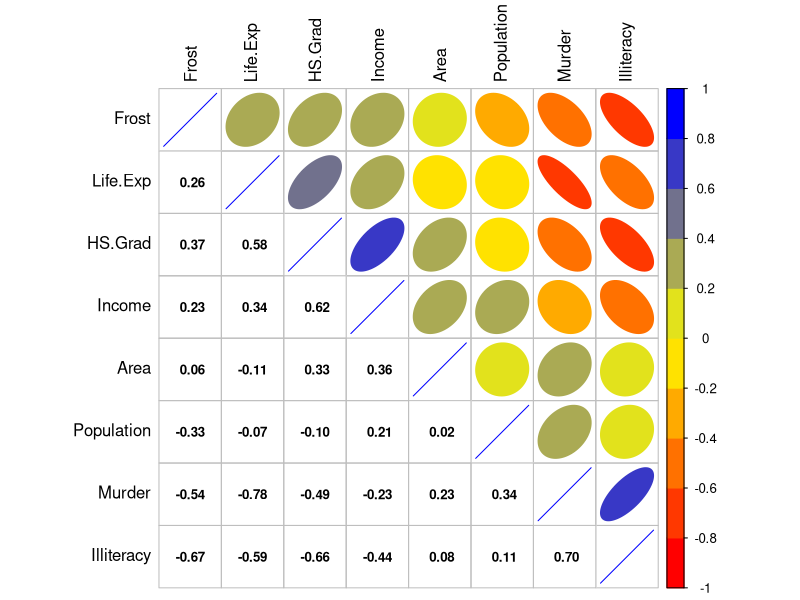
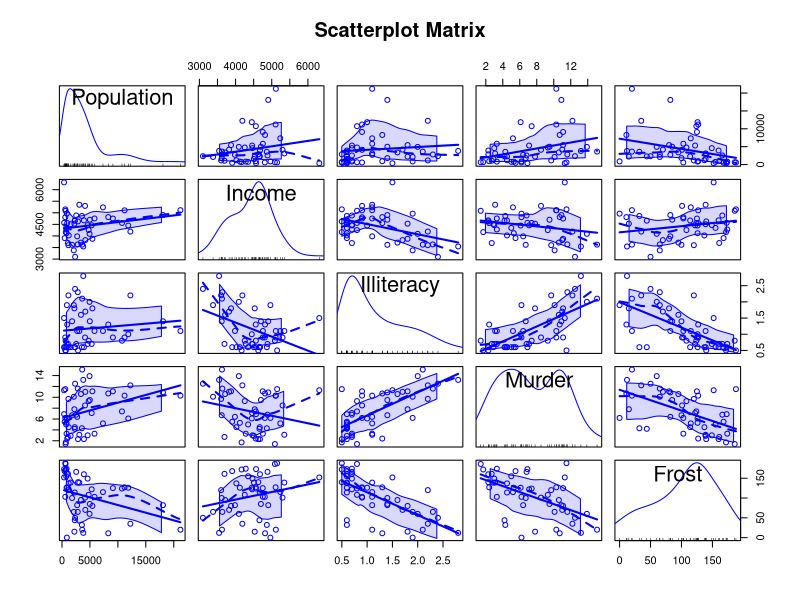
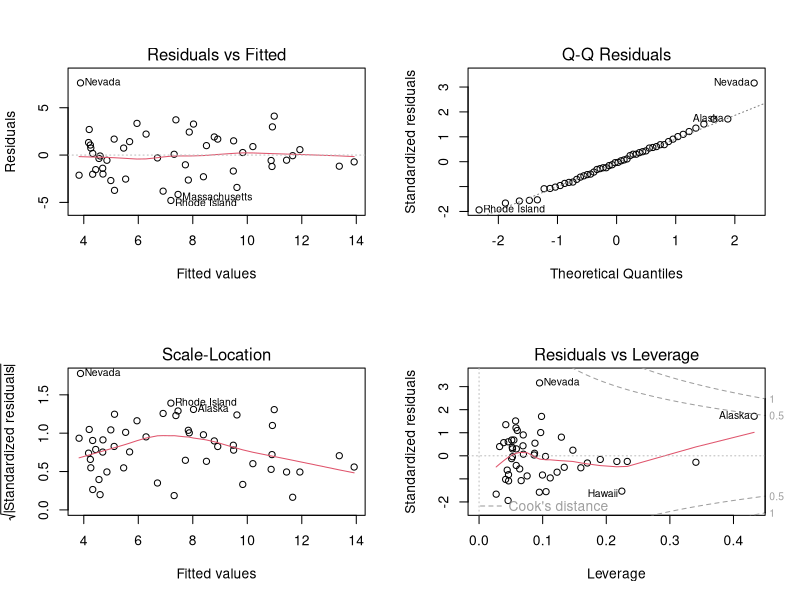
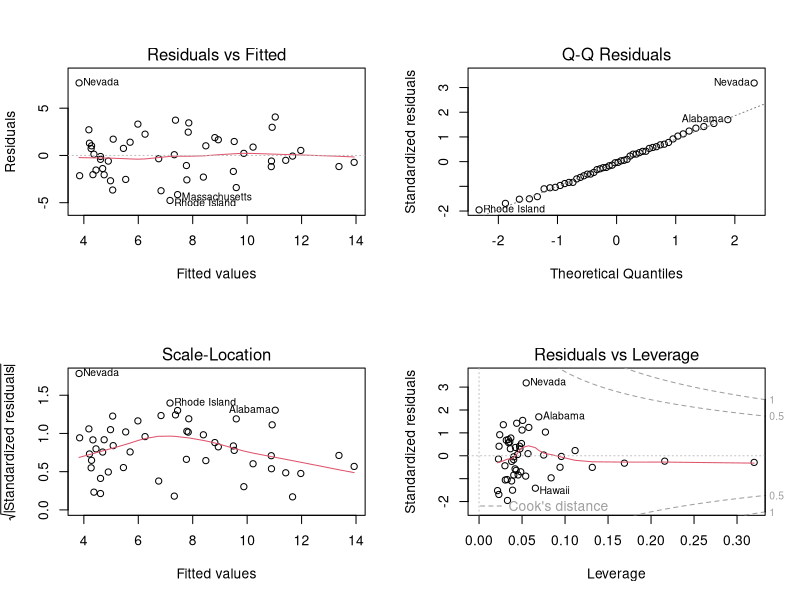
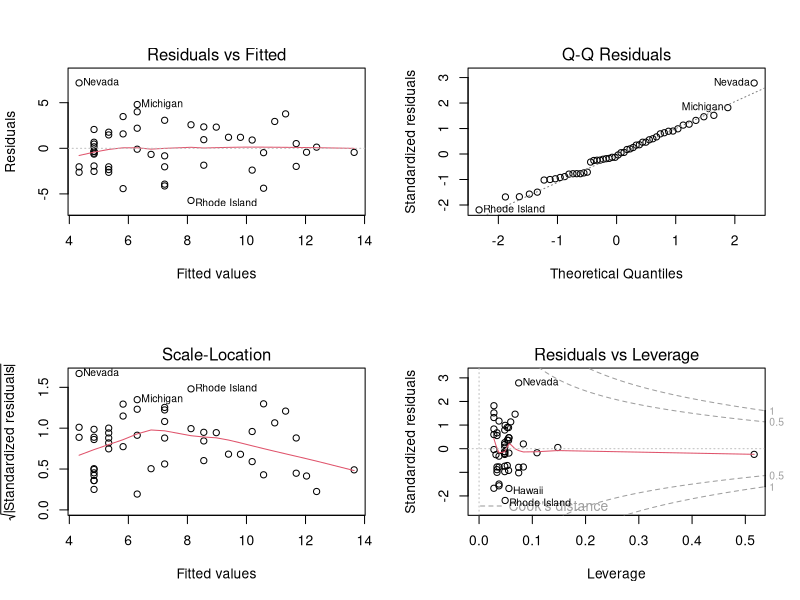
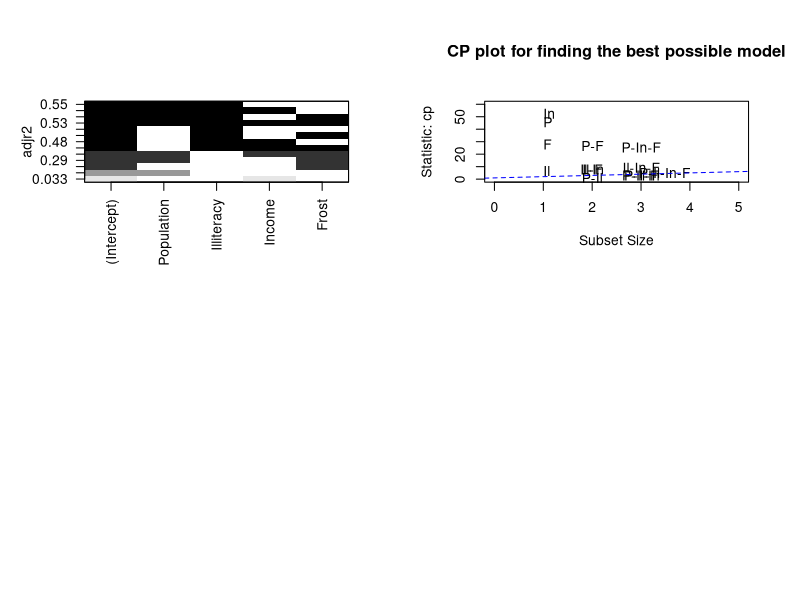

The R source for these figures, in order:
#install.packages("Rtools")
#install.packages("car")
#install.packages("leaps")
library(car)
library(leaps)
library(ggplot2)
library(dplyr)

?state.x77
summary(state.x77)

head(state.x77)

dim(state.x77)

state.x77.df= data.frame(state.x77)
state_data= data.frame(state.x77[,c("Population","Income","Illiteracy","Murder","Frost")])

sta= cbind(state.abb, state.x77.df, state.region)
st = sta[, 2:9] # Take numeric variables as goal matrix
library(ellipse) 
library(corrplot)
corMatrix <- cor(as.matrix(st)) # Calculate correlation matrix
col <- colorRampPalette(c("red", "yellow", "blue"))  # 3 colors to represent coefficients -1 to 1.
corrplot.mixed(corMatrix, order = "AOE", lower = "number", lower.col = "black", 
               number.cex = .8, upper = "ellipse",  upper.col = col(10), 
               diag = "u", tl.pos = "lt", tl.col = "black") # Mix plots of "number" and "ellipse"

summary(state_data)

model1=lm(Murder~Population+Income+Illiteracy+Frost,data=state_data)
summary(model1)

cor(state_data)

scatterplotMatrix(state_data,main="Scatterplot Matrix")

vif(model1)

outlierTest(model1)

model2=lm(formula = Murder ~ Population + Illiteracy, 
    data = state_data)
summary(model2)

par(mfrow=c(2,2))
plot(model1)

par(mfrow=c(2,2))
plot(model2)

polynomial_regression= lm(Murder~ Illiteracy +I(Illiteracy^2),data=state_data)

par(mfrow=c(2,2))

plot(polynomial_regression)

AIC(model1,model2)

best_model_state= regsubsets(Murder ~ Population+Illiteracy+Income+Frost,data =state_data, nbest = 4)
plot(best_model_state, scale = "adjr2")

subsets(best_model_state,statistic = "cp",main="CP plot for finding the best possible model", 
        legend = F, xlim= c(0,5), ylim = c(0,60))
abline(1,1,lty=2,col= "blue")

## NA
